Frame 1 (no input): blank canvas, image omitted
Frame 60 (the mouse pressed at the canvas centre just before this capture): blank canvas, image omitted
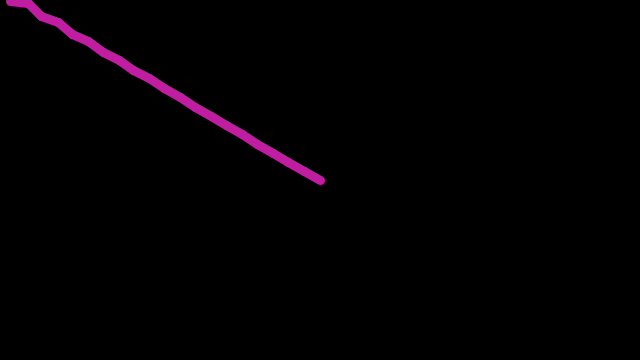
Frame 120 (the mouse held since frame 60 and released just before this capture)

The Processing sketch whose frames 1 and 60 were blank and that drew this single picture after the mouse press (run headless with seeded random() and noise(); from frame 60 on, the mouse is pressed at the canvas centre):

// Processing sketch: processing_157118
// ── processing_157118.pde

float[] x = new float[20];
float[] y = new float[20];
float segLength = 18;

void setup() {
  size(640, 360);
  strokeWeight(9);
  stroke(255, 100);
}

void draw() {
  if(mousePressed){
  stroke(random(255), random(255), random(255),(255));
  }
  background(0);
  dragSegment(0, mouseX, mouseY);
  for(int i=0; i<x.length-1; i++) {
    dragSegment(i+1, x[i], y[i]);
  }
}

void dragSegment(int i, float xin, float yin) {
  float dx = xin - x[i];
  float dy = yin - y[i];
  float angle = atan2(dy, dx);  
  x[i] = xin - cos(angle) * segLength;
  y[i] = yin - sin(angle) * segLength;
  segment(x[i], y[i], angle);
}

void segment(float x, float y, float a) {
  pushMatrix();
  translate(x, y);
  rotate(a);
  line(0, 0, segLength, 0);
  popMatrix();
}
